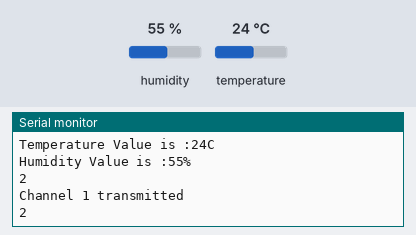
The sketch below on a simulated ESP8266 (NodeMCU). Shown: the last lines printed to the serial monitor. The inputs (shaded band) are chosen by the test bench; at power-on: humidity 55 %, temperature 24 °C. WiFi joins after 1.5 s; servers stay silent unless stated.

Above: at 2.7 s.
2.8 s: humidity set to 22 %
At 5.07 s:
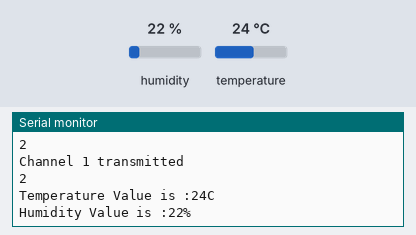
7.0 s: temperature set to 12 °C
At 8.39 s:
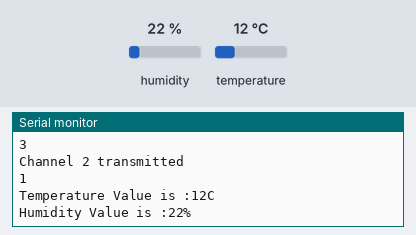
11.2 s: humidity set to 40 %
At 12.7 s:
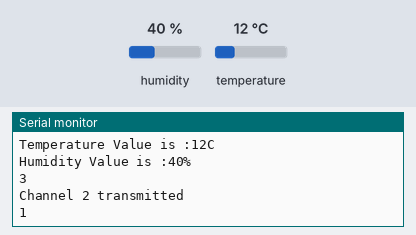
Timing chart, 0 to 14.2 s (numbered marks = the images above; inputs shaded):
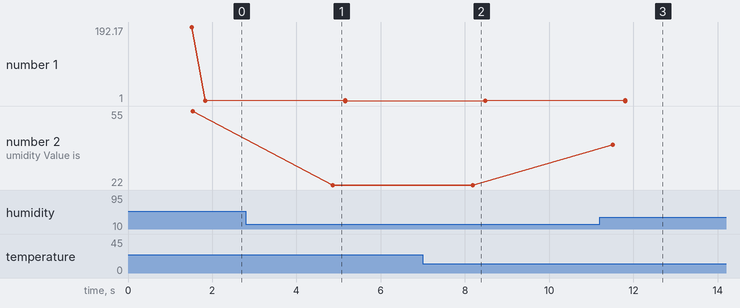

The sketch:

DHT11ThingSpeak.ino
```cpp
#include <DHT.h>
#include <ESP8266WiFi.h>
#include <WiFiClient.h> //Creates a client that can connect to to a specified internet IP address and port as defined in client.connect().
#include <ThingSpeak.h>
//#define DHTPIN D2
#define dht_dpin 2
#define DHTTYPE DHT11
DHT dht(dht_dpin, DHTTYPE);

const char* ssid = "Swapnanil";      // Your Mobile Hotspot Name
const char* password = "5057530843";  // Your Mobile Hotspot Password

WiFiClient client; // created client object

unsigned long myChannelNumber = 972055; // Your ThingSpeak Channel Number
const char * myWriteAPIKey = "UVC2RZXT4SP45T9F"; // You ThingSpeak API Key
uint8_t temperature, humidity;

int state=1;
void setup()
{
Serial.begin(9600);
dht.begin();
delay(10);
// Connect to WiFi network
Serial.println();
Serial.println();
Serial.print("Connecting to ");
Serial.println(ssid);
WiFi.begin(ssid, password);
while (WiFi.status() != WL_CONNECTED)
{
delay(500);
Serial.print(".");
}
Serial.println("");
Serial.println("WiFi connected");
// Print the IP address
Serial.println(WiFi.localIP());
ThingSpeak.begin(client);
}
void loop()
{

//static boolean data_state = false;
temperature = dht.readTemperature();
humidity = dht.readHumidity();
Serial.print("Temperature Value is :");
Serial.print(temperature);
Serial.println("C");
Serial.print("Humidity Value is :");
Serial.print(humidity);
Serial.println("%");

// Write to ThingSpeak. There are up to 8 fields in a channel, allowing you to store up to 8 different
// pieces of information in a channel. Here, we write to field 1.
if (state==1) {
ThingSpeak.writeField(myChannelNumber, 1, temperature, myWriteAPIKey);
state = state+1;
Serial.println(state);
Serial.println("Channel 1 transmitted");
}

else if ( state == 2){

ThingSpeak.writeField(myChannelNumber, 2, humidity, myWriteAPIKey);
state=state+1;
Serial.println(state);
Serial.println("Channel 2 transmitted");
state=1;
}

Serial.println(state);
delay(3000);
}
```

Measured:
- after the input at 2.8 s, the serial monitor: prints a new line after 2.1 s (image 1)
- after the input at 7.0 s, the serial monitor: prints a new line after 1.2 s (image 2)
- after the input at 11.2 s, the serial monitor: prints a new line after 0.31 s (image 3)
- plotted number 2: 55 → 22 after the input at 2.8 s, 22 → 40 after the input at 11.2 s
